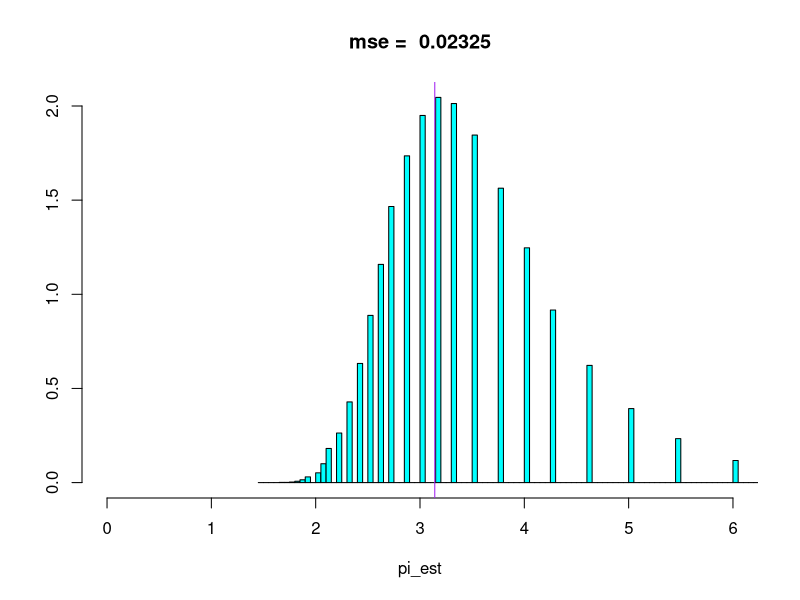
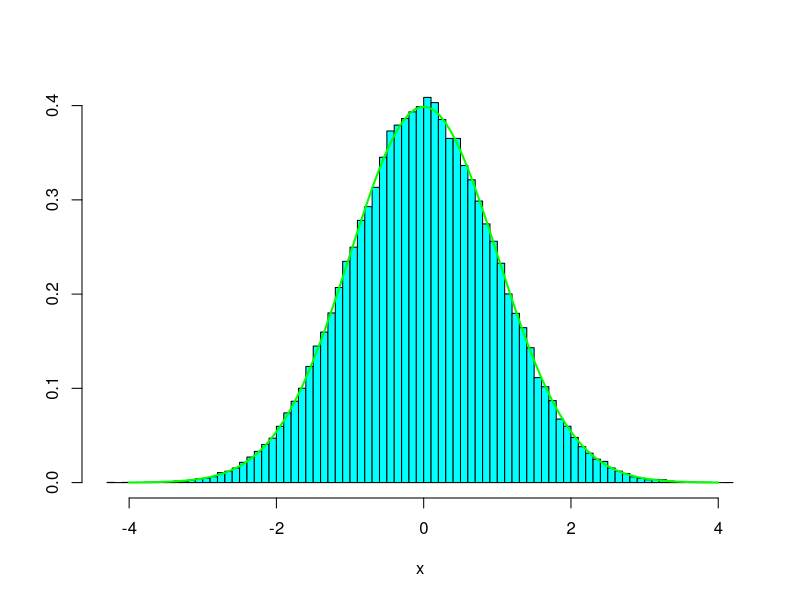
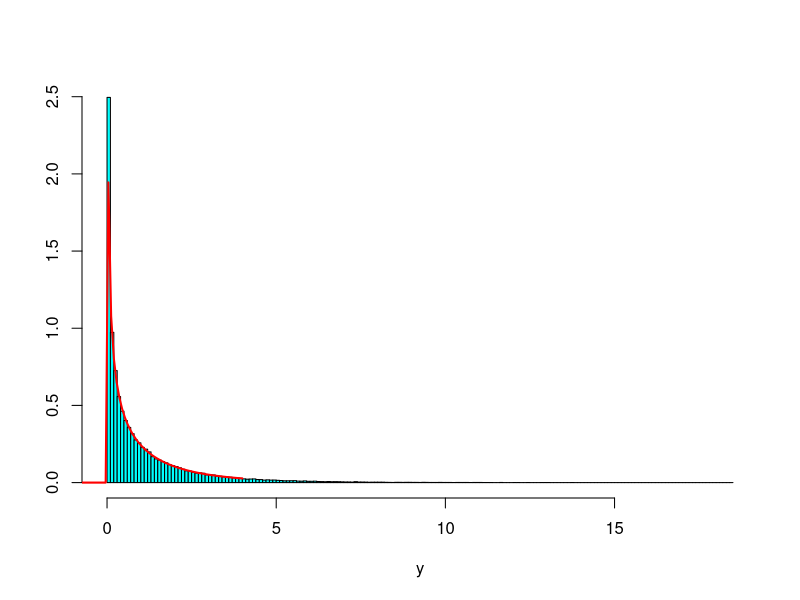
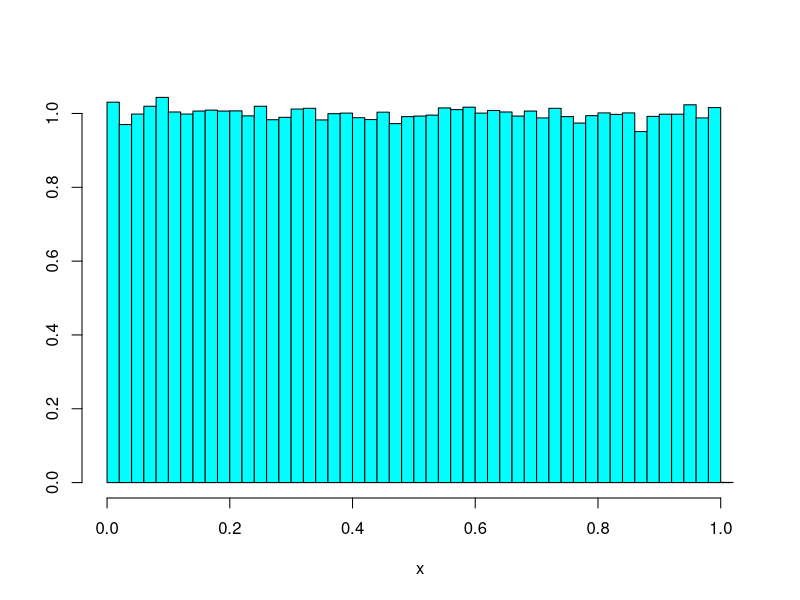
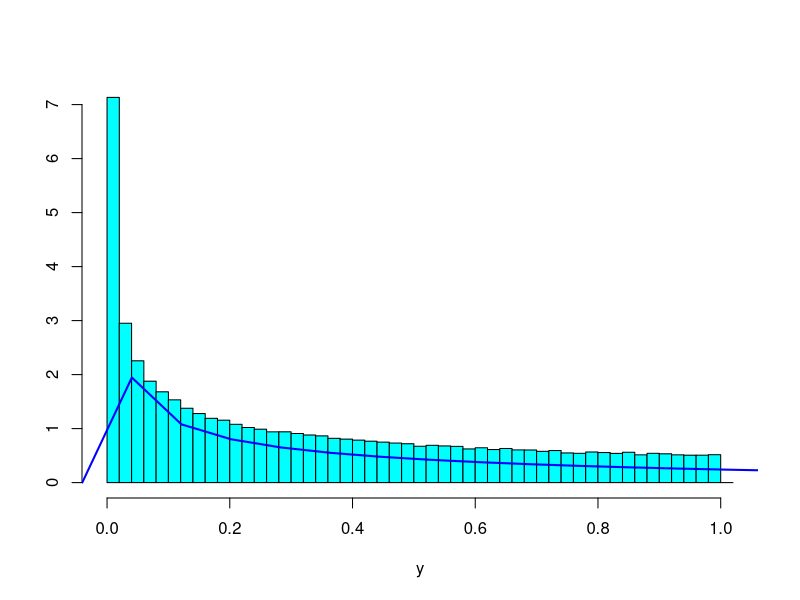
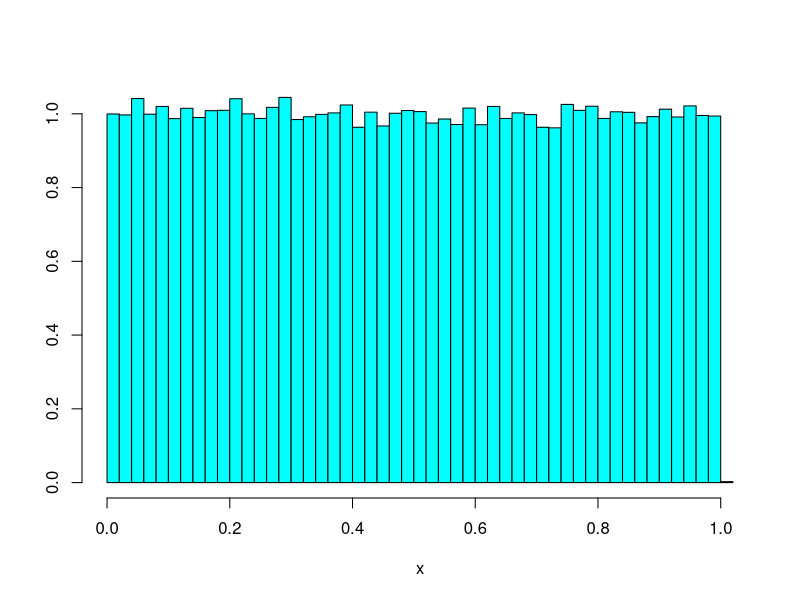
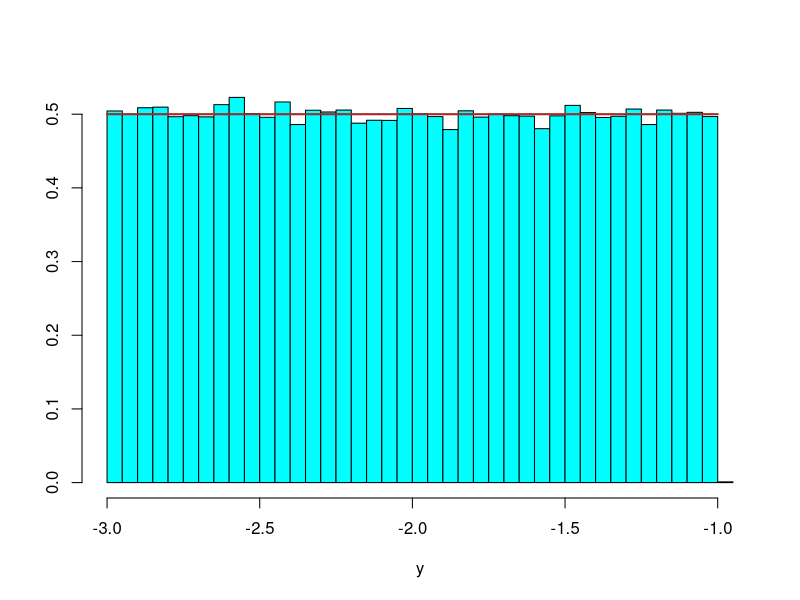
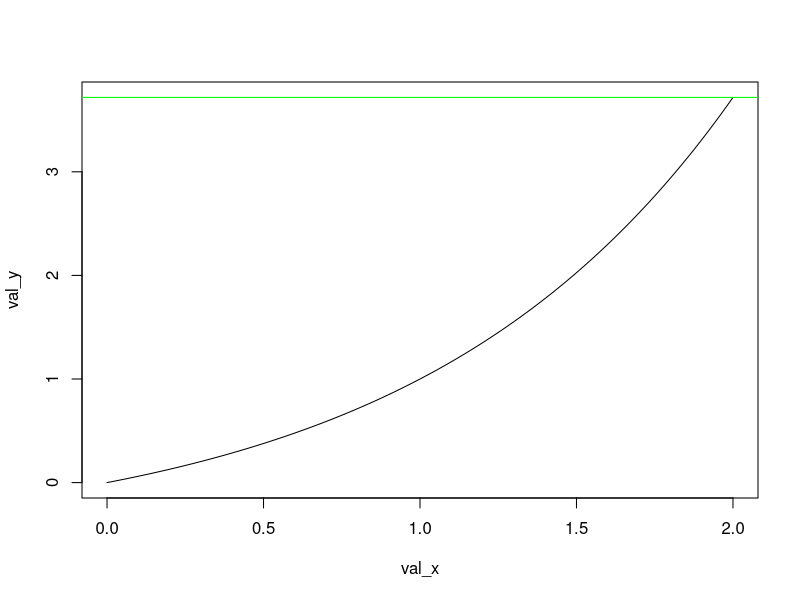

The R source for these figures, in order:
## ---- chunk 1
knitr::opts_chunk$set(echo = TRUE)
## ---- chunk 2
D = 1
L = 0.2
r = L/D
n = 100
touche = runif(n, 2, 80)
p_est = touche/n

estim_pi = function(n, r) {
  pi_est = (1/p_est)*((2*L)/D)
  return(pi_est)
}
## ---- chunk 3
estim_pi(n, r) # pour chaque aiguille
## ---- chunk 4
D = 1
L = 0.2
r = L/D
n = 100
teta = runif(1, 0, 2*pi)
## ---- chunk 5

estim_pi = function(n, r) {
 teta = runif(n, 0, 2*pi) 
 x = runif(n, 0, D)
 y = x + cos(teta)*r
 
 ns = sum(y > 1 | y < 0)
 ps = ns/n
 return(2*r/ps)
}

print("valeur de l'estimation de pi : ", estim_pi(n = 100, r = 0.3))
## ---- chunk 6
require(MASS)
## ---- chunk 7
#accumuler n rep de pi
mse_pi = function(n, r, nrep) {
  pi_est =  rep(NA, nrep) # vecteur de n répétitions
  
  for (i in 1:nrep) {
    pi_est[i] = estim_pi(n, r)
  }
  
  mse = mean((pi_est - pi))**2
    
  truehist(pi_est, main = paste("mse = ", round(mse, 6)), xlim = c(0, 6))
  abline(v = pi, col = "purple")

  return(mse)
}

mse_pi(n = 100, r = 0.3, nrep = 100000)
## ---- chunk 8
nrep = 100000
x = rnorm(nrep)
truehist(x)
mean(x) # estimation de l'espérance
var(x) # estimation de la variance
quantile(x, probs = c(0.025, 0.975)) # quantile 2.5% et 97.5%

val_X = seq(-4, 4, len = 100)
val_Y = dnorm(val_X)
lines(val_X, val_Y, col = "green", lwd = 2)


y = x^2
truehist(y, lim = c(0,7))
val_X = seq(-4, 4, len = 100)
val_Y = dchisq(val_X, df = 1)
lines(val_X, val_Y, col = "red", lwd = 2)


x = runif(n = nrep)
truehist(x)
y = x^2
truehist(y)
lines(val_X, val_Y, col = "blue", lwd = 2)

## ---- chunk 9
x = runif(n = nrep)
truehist(x)
y = 2*x - 3
range(y)
truehist(y)

val_X = seq(-3, -1, len = 100)
val_Y = dunif(val_X, -3, -1)
lines(val_X, val_Y, col = "brown", lwd = 2)
## ---- chunk 10
g = function(x) { 
  return((exp(x)-1)/(exp(1)-1))
}

h = integrate(g, lower = 0, upper = 2)
h # valeur de l'intégrale
I = (exp(2)-3)/(exp(1)-1)
I #valeur de I
print("h = I")

## ---- chunk 11
estim_I_bw = function(n) {
  a = 0
  b = 2
  m = g(b) # majorant mais on peut prendre une valeur plus grande (le meilleur choix --> plus petit des majorants
  
  u = runif(n, min = 0, max = b) # abscisse aléatoire
  v = runif(n, min = 0, max = g(b)) # ordonnée aléatoire
  ns = sum(v < g(u)) # ns = à chaque fois où on est au dessous de la courbe
  
  I_estim = m*(b-a)*(ns/n)
  return(I_estim)
}

val_x = seq(0, 2, len = 100)
val_y = g(val_x)
plot(val_x, val_y, type = "l")
abline(h = g(2), col = "green")

estim_I_bw(100)
## ---- chunk 12
estim_I_simple = function(n) {
  b = 2
  a = 0

  # échantillonage entre a et b
  x = runif(n, min = a, max = b)
  
  # I = (b-a)(E(X))
  I_estim = (b-a) * mean(g(x))
  
  return(I_estim)
}
estim_I_simple(100)
## ---- chunk 13
mse_I_simple = function(n, nrep) {
  i_hat = rep(NA, times = nrep)
  for (i in 1:nrep) {
    i_hat[i] = estim_I_simple(n)
  }
  
  mse = mean((i_hat - I)^2)
  truehist(i_hat, xlim = c(1,5))
  abline(v = I, col = "red")
  title(main = paste("Simple - n = ", "/nmse = ", round(mse, 6)))
  
  return(mse)

}

mse_I_simple(100, 100000)
